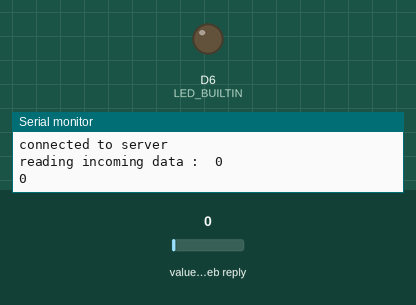
Bench run of a sketch on a simulated Arduino MKR. Parts: output pins drawn as LEDs (lit = HIGH), the last lines printed to the serial monitor. The inputs (shaded band) are chosen by the test bench; at power-on: value in the web reply 0. WiFi joins after 1.5 s; servers stay silent unless stated; web services answer with replies made up by the test bench.

Above: at 7.9 s.
8.0 s: value in the web reply set to 11
At 17.4 s:
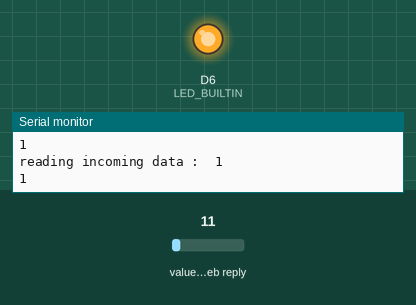
18.5 s: value in the web reply set to 2
At 28.6 s:
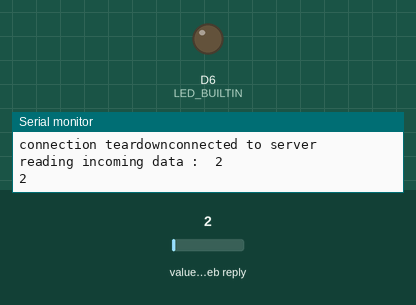
Timing chart, 0 to 30.1 s (numbered marks = the images above; inputs shaded):
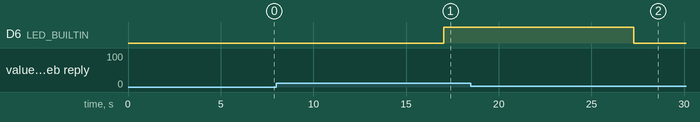

Measured:
- after the input at 8.0 s, D6 (LED_BUILTIN): LOW → HIGH after 9.0 s
- after the input at 18.5 s, D6 (LED_BUILTIN): HIGH → LOW after 8.8 s

The sketch:

Retrieve_data.ino
```cpp
// 功能:
// 1. 嘗試10次連線
// 2. 印出 MAC address --- 格式修正
// 3. 印出 local IP & Gateway IP
// 4. 準備上傳至 Things Speak網站之HTTP request message (要求下載數值)
// 5. 與Things Speak網站建立TCP 連線，並從網站下載數值回來
// 6. 根據數值結果決定亮燈 -- 1則亮，0則暗

#include <SPI.h>
#include <WiFiNINA.h>

byte mac[6];
int val=0;
int val1=8;
int last_state=8;
String upload;
int i=0;

int status=WL_IDLE_STATUS;
char ssid[]="iPhone CF";
char pass[]="cf205666";

char server[]="api.thingspeak.com";
WiFiClient client;


void print_MAC(){

  // WiFi.macAddress(mac);
    Serial.print("MAC:");
    for (i=5;i>=1;i--){
       if (mac[i]<16)  Serial.print("0");
      Serial.print(mac[i],HEX);
       Serial.print(":");
    }
    Serial.println(mac[0],HEX);

}


void setup() {
  // put your setup code here, to run once:
int i=1;
Serial.begin(9600);
pinMode(LED_BUILTIN,OUTPUT);

// 嘗試連線

while (status!=WL_CONNECTED && i<=10) {
  Serial.print("嘗試連線第 ");
  Serial.print(i);
  Serial.println("次...");

  status=WiFi.begin(ssid,pass);

  if (status!=WL_CONNECTED)
     Serial.println("     無法連線");
  else
     Serial.println("     成功連線");

  i++;
  delay(5000);
}

  if (status==WL_CONNECTED){
     WiFi.macAddress(mac);
     print_MAC();
     Serial.println("");

     IPAddress ip=WiFi.localIP();
     Serial.print("IP Address: ");
     Serial.println(ip);
     Serial.println("");

     IPAddress gateway=WiFi.gatewayIP();
     Serial.print("Gateway Address: ");
     Serial.println(gateway);
     Serial.println("");
  }


      upload="GET /channels/2165358/fields/1/last.txt";
      Serial.print("  :   ");
      Serial.println(upload);

      if (client.connect(server, 80)) {
          Serial.println("connected to server ");
          client.println(upload);
          client.println();
      }
}


void loop() {
         while (client.available()) {
         char c = client.read();
         Serial.print("reading incoming data :  ");
         Serial.write(c);
         i=(int) c-48;
         Serial.println("");
         Serial.println(i);
         if (i==1) digitalWrite(LED_BUILTIN,HIGH); else digitalWrite(LED_BUILTIN,LOW);
      }

  // if the server's disconnected, stop the client:
  if (!client.connected()) {
    Serial.println();
    Serial.print("connection teardown");
   // client.stop();

  if (client.connect(server, 80)) {
          Serial.println("connected to server ");
          client.println(upload);
          client.println();
      }


  }

  delay(5000);

}
```
